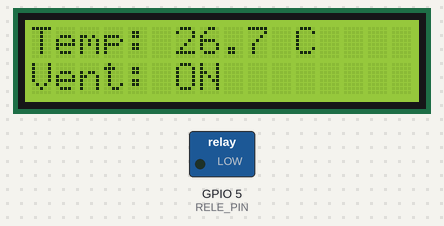
Simulated run of this sketch. Board: ESP32. On the bench: 16×2 character LCD, switched loads named in the sketch (green lamp = pin HIGH). WiFi joins after 1.5 s; servers stay silent unless stated; random numbers use the default seed unless the sketch sets one; no MQTT or app messages arrive unless stated; what the sketch prints to the serial monitor is not drawn.

Above: at 1.7 s.
At 7.8 s:
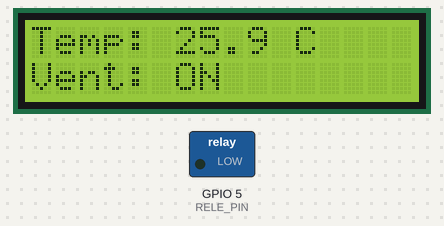
At 19.9 s:
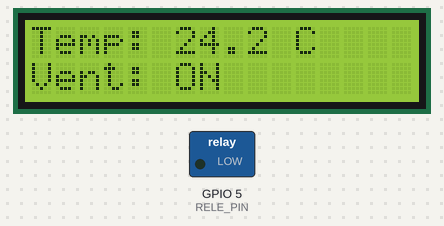
At 38.1 s:
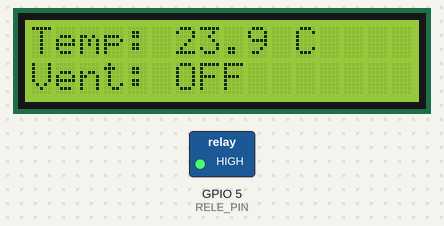
Timing chart, 0 to 39.6 s (numbered marks = the images above):
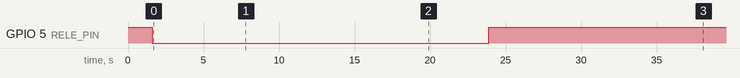

Measured:
- by itself, GPIO 5 (RELE_PIN): HIGH → LOW at 1.6 s, → HIGH 22.3 s later
- what the display in image 0 shows lasts 2.1 s, from 1.6 s to 3.7 s
- what the display in image 1 shows lasts 6.1 s, from 7.7 s to 13.8 s

The sketch:

sketch.ino
```cpp
/******************************************************
 * PROJETO IoT Mackenzie – Monitoramento de Temperatura
 * ESP32 + DHT22 + LCD I2C + RELÉ + MQTT + Controle Automático
 ******************************************************/

#include <WiFi.h>
#include <PubSubClient.h>
#include <DHT.h>
#include <LiquidCrystal_I2C.h>

// ============ CONFIGURAÇÃO DO DHT22 ============
#define DHTPIN 23
#define DHTTYPE DHT22
DHT dht(DHTPIN, DHTTYPE);

// ============ LCD 16x2 I2C ============
LiquidCrystal_I2C lcd(0x27, 16, 2);

// ============ RELÉ ============
#define RELE_PIN 5   // GPIO5
bool ventiladorLigado = false;

// ============ WIFI ============
const char* ssid = "Wokwi-GUEST";
const char* password = "";

// ============ MQTT ============
const char* mqtt_server = "test.mosquitto.org";

const char* topic_temp = "giovanna/leito1/temperatura";
const char* topic_umid = "giovanna/leito1/umidade";
const char* topic_cmd  = "giovanna/leito1/ventilador";

WiFiClient espClient;
PubSubClient client(espClient);

// ===== VARIÁVEIS DE SIMULAÇÃO =====
float tempSimulada = 27.0;
float umidadeSimulada = 60.0;

void reconnectMQTT() {
  while (!client.connected()) {
    if (client.connect("ESP32-Giovanna-Leito")) {
      client.subscribe(topic_cmd);
    } else {
      delay(1500);
    }
  }
}

void callback(char* topic, byte* message, unsigned int length) {
  String comando = "";

  for (int i = 0; i < length; i++) {
    comando += (char)message[i];
  }

  if (comando == "ON") {
    ventiladorLigado = true;
    digitalWrite(RELE_PIN, LOW);
  }
  else if (comando == "OFF") {
    ventiladorLigado = false;
    digitalWrite(RELE_PIN, HIGH);
  }
}

void setupWiFi() {
  WiFi.begin(ssid, password);
  while (WiFi.status() != WL_CONNECTED) {
    delay(300);
  }
}

void setup() {
  Serial.begin(115200);

  pinMode(RELE_PIN, OUTPUT);
  digitalWrite(RELE_PIN, HIGH);

  lcd.init();
  lcd.backlight();

  dht.begin();
  setupWiFi();

  client.setServer(mqtt_server, 1883);
  client.setCallback(callback);
}

void loop() {

  if (!client.connected()) {
    reconnectMQTT();
  }
  client.loop();

  // ============================================
  // SIMULAÇÃO DA TEMPERATURA DO QUARTO
  // ============================================

  tempSimulada += (random(-3, 4) * 0.1);

  // Se o ventilador está ligado → resfriar
  if (ventiladorLigado) {
    tempSimulada -= 0.25;   // taxa de resfriamento
  }

  // Mantém dentro de limites realistas
  if (tempSimulada < 18) tempSimulada = 18;
  if (tempSimulada > 35) tempSimulada = 35;

  // ============================================
  // CONTROLE AUTOMÁTICO DO VENTILADOR
  // ============================================
  if (tempSimulada > 25.0) {
    ventiladorLigado = true;
    digitalWrite(RELE_PIN, LOW);
  }
  if (tempSimulada <= 24.0) {
    ventiladorLigado = false;
    digitalWrite(RELE_PIN, HIGH);
  }

  // ============================================
  // LCD
  // ============================================
  lcd.clear();
  lcd.setCursor(0, 0);
  lcd.print("Temp: ");
  lcd.print(tempSimulada, 1);
  lcd.print(" C");

  lcd.setCursor(0, 1);
  lcd.print("Vent: ");
  lcd.print(ventiladorLigado ? "ON " : "OFF");

  // ============================================
  // PUBLICAÇÃO MQTT
  // ============================================
  client.publish(topic_temp, String(tempSimulada).c_str());
  client.publish(topic_umid, String(umidadeSimulada).c_str());

  Serial.print("Temp: ");
  Serial.print(tempSimulada);
  Serial.print(" | Vent: ");
  Serial.println(ventiladorLigado ? "ON" : "OFF");

  delay(2000);
}
```
